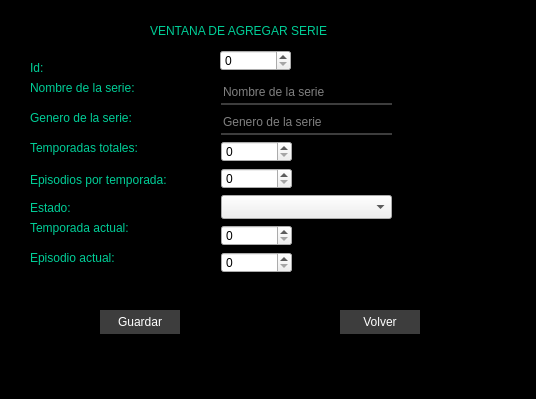
<?xml version="1.0" encoding="UTF-8"?>
<ui version="4.0">
 <class>VentanaAgregar</class>
 <widget class="QDialog" name="VentanaAgregar">
  <property name="geometry">
   <rect>
    <x>0</x>
    <y>0</y>
    <width>536</width>
    <height>399</height>
   </rect>
  </property>
  <property name="palette">
   <palette>
    <active>
     <colorrole role="Window">
      <brush brushstyle="SolidPattern">
       <color alpha="255">
        <red>0</red>
        <green>0</green>
        <blue>0</blue>
       </color>
      </brush>
     </colorrole>
    </active>
    <inactive>
     <colorrole role="Window">
      <brush brushstyle="SolidPattern">
       <color alpha="255">
        <red>0</red>
        <green>0</green>
        <blue>0</blue>
       </color>
      </brush>
     </colorrole>
    </inactive>
    <disabled>
     <colorrole role="Base">
      <brush brushstyle="SolidPattern">
       <color alpha="255">
        <red>0</red>
        <green>0</green>
        <blue>0</blue>
       </color>
      </brush>
     </colorrole>
     <colorrole role="Window">
      <brush brushstyle="SolidPattern">
       <color alpha="255">
        <red>0</red>
        <green>0</green>
        <blue>0</blue>
       </color>
      </brush>
     </colorrole>
    </disabled>
   </palette>
  </property>
  <property name="windowTitle">
   <string>Dialog</string>
  </property>
  <property name="styleSheet">
   <string notr="true">QFrame {
	background-color: rgb(0, 0, 0);
	background-color: rgb(0, 0, 0);
	background-color: rgb(0, 0, 0);
	background-color: rgb(0, 0, 0);
    background-color: rgb(61, 61, 61);
}

/* ---------- QLabel ---------- */
QLabel {
    font: 87 12pt &quot;Arial Black&quot;;
    background-color: #000000;
    color: rgb(0, 206, 151);
    border: 0px;
}

/* ---------- QLineEdit ---------- */
QLineEdit {
    border: 0px;
    border-bottom: 2px solid rgb(61, 61, 61);
    color: rgb(255, 255, 255);
    background-color: rgb(0, 0, 0);
    font: 75 12pt &quot;Times New Roman&quot;;
}

/* ---------- QPushButton ---------- */
QPushButton {
    background-color: rgb(61, 61, 61);
    border-radius: 15px;
    color: rgb(255, 255, 255);
    font: 77 10pt &quot;Arial Black&quot;;
}

QPushButton:hover {
    background-color: rgb(0, 206, 151);
    color: rgb(0, 0, 0);
}

/* ---------- QTableWidget ---------- */
QTableWidget {
    background-color: rgb(255, 255, 255);
    color: rgb(0, 0, 0);
    gridline-color: rgb(0, 206, 151);
    font-size: 12pt;
}

/* ---------- Encabezados ---------- */
QHeaderView::section {
    background-color: rgb(0, 206, 151);
    border: 1px solid rgb(0, 0, 0);
    font-size: 12pt;
}

/* ---------- Botón esquina tabla ---------- */
QTableWidget QTableCornerButton::section {
    background-color: rgb(0, 0, 0);
    border: 1px solid rgb(0, 206, 151);
}</string>
  </property>
  <widget class="QLabel" name="label">
   <property name="geometry">
    <rect>
     <x>150</x>
     <y>20</y>
     <width>261</width>
     <height>21</height>
    </rect>
   </property>
   <property name="styleSheet">
    <string notr="true"/>
   </property>
   <property name="text">
    <string>VENTANA DE AGREGAR SERIE</string>
   </property>
  </widget>
  <widget class="QLabel" name="label_2">
   <property name="geometry">
    <rect>
     <x>30</x>
     <y>80</y>
     <width>151</width>
     <height>16</height>
    </rect>
   </property>
   <property name="text">
    <string>Nombre de la serie: </string>
   </property>
  </widget>
  <widget class="QLabel" name="label_3">
   <property name="geometry">
    <rect>
     <x>30</x>
     <y>110</y>
     <width>151</width>
     <height>16</height>
    </rect>
   </property>
   <property name="text">
    <string>Genero de la serie: </string>
   </property>
  </widget>
  <widget class="QLabel" name="label_4">
   <property name="geometry">
    <rect>
     <x>30</x>
     <y>140</y>
     <width>151</width>
     <height>16</height>
    </rect>
   </property>
   <property name="text">
    <string>Temporadas totales:</string>
   </property>
  </widget>
  <widget class="QLabel" name="label_5">
   <property name="geometry">
    <rect>
     <x>30</x>
     <y>170</y>
     <width>191</width>
     <height>20</height>
    </rect>
   </property>
   <property name="autoFillBackground">
    <bool>false</bool>
   </property>
   <property name="text">
    <string>Episodios por temporada: </string>
   </property>
  </widget>
  <widget class="QLabel" name="label_6">
   <property name="geometry">
    <rect>
     <x>30</x>
     <y>200</y>
     <width>81</width>
     <height>16</height>
    </rect>
   </property>
   <property name="autoFillBackground">
    <bool>false</bool>
   </property>
   <property name="text">
    <string>Estado: </string>
   </property>
  </widget>
  <widget class="QLabel" name="label_7">
   <property name="geometry">
    <rect>
     <x>30</x>
     <y>220</y>
     <width>141</width>
     <height>16</height>
    </rect>
   </property>
   <property name="autoFillBackground">
    <bool>false</bool>
   </property>
   <property name="text">
    <string>Temporada actual:</string>
   </property>
  </widget>
  <widget class="QLabel" name="label_8">
   <property name="geometry">
    <rect>
     <x>30</x>
     <y>250</y>
     <width>131</width>
     <height>16</height>
    </rect>
   </property>
   <property name="autoFillBackground">
    <bool>false</bool>
   </property>
   <property name="text">
    <string>Episodio actual: </string>
   </property>
  </widget>
  <widget class="QPushButton" name="btnGuardar">
   <property name="geometry">
    <rect>
     <x>100</x>
     <y>310</y>
     <width>80</width>
     <height>24</height>
    </rect>
   </property>
   <property name="text">
    <string>Guardar</string>
   </property>
  </widget>
  <widget class="QPushButton" name="btnVolver">
   <property name="geometry">
    <rect>
     <x>340</x>
     <y>310</y>
     <width>80</width>
     <height>24</height>
    </rect>
   </property>
   <property name="text">
    <string>Volver</string>
   </property>
  </widget>
  <widget class="QLineEdit" name="txtNombre">
   <property name="geometry">
    <rect>
     <x>221</x>
     <y>81</y>
     <width>171</width>
     <height>24</height>
    </rect>
   </property>
   <property name="placeholderText">
    <string>Nombre de la serie</string>
   </property>
  </widget>
  <widget class="QLineEdit" name="txtGenero">
   <property name="geometry">
    <rect>
     <x>221</x>
     <y>111</y>
     <width>171</width>
     <height>24</height>
    </rect>
   </property>
   <property name="placeholderText">
    <string>Genero de la serie</string>
   </property>
  </widget>
  <widget class="QSpinBox" name="spinTemTotal">
   <property name="geometry">
    <rect>
     <x>221</x>
     <y>141</y>
     <width>71</width>
     <height>21</height>
    </rect>
   </property>
   <property name="maximum">
    <number>50</number>
   </property>
  </widget>
  <widget class="QSpinBox" name="spinEpTotal">
   <property name="geometry">
    <rect>
     <x>221</x>
     <y>168</y>
     <width>71</width>
     <height>21</height>
    </rect>
   </property>
   <property name="maximum">
    <number>50</number>
   </property>
  </widget>
  <widget class="QComboBox" name="cmbEstado">
   <property name="geometry">
    <rect>
     <x>221</x>
     <y>195</y>
     <width>171</width>
     <height>24</height>
    </rect>
   </property>
   <property name="placeholderText">
    <string>Seleccione una opcion</string>
   </property>
   <item>
    <property name="text">
     <string>Pendiente</string>
    </property>
   </item>
   <item>
    <property name="text">
     <string>Viendo</string>
    </property>
   </item>
   <item>
    <property name="text">
     <string>Acabada</string>
    </property>
   </item>
  </widget>
  <widget class="QSpinBox" name="spinTemActual">
   <property name="geometry">
    <rect>
     <x>221</x>
     <y>225</y>
     <width>71</width>
     <height>21</height>
    </rect>
   </property>
   <property name="maximum">
    <number>50</number>
   </property>
  </widget>
  <widget class="QSpinBox" name="spinEpActual">
   <property name="geometry">
    <rect>
     <x>221</x>
     <y>252</y>
     <width>71</width>
     <height>21</height>
    </rect>
   </property>
   <property name="maximum">
    <number>50</number>
   </property>
  </widget>
  <widget class="QSpinBox" name="spinId">
   <property name="geometry">
    <rect>
     <x>220</x>
     <y>50</y>
     <width>71</width>
     <height>21</height>
    </rect>
   </property>
   <property name="maximum">
    <number>50</number>
   </property>
  </widget>
  <widget class="QLabel" name="label_9">
   <property name="geometry">
    <rect>
     <x>30</x>
     <y>60</y>
     <width>105</width>
     <height>16</height>
    </rect>
   </property>
   <property name="text">
    <string>Id:</string>
   </property>
  </widget>
 </widget>
 <resources/>
 <connections/>
</ui>
